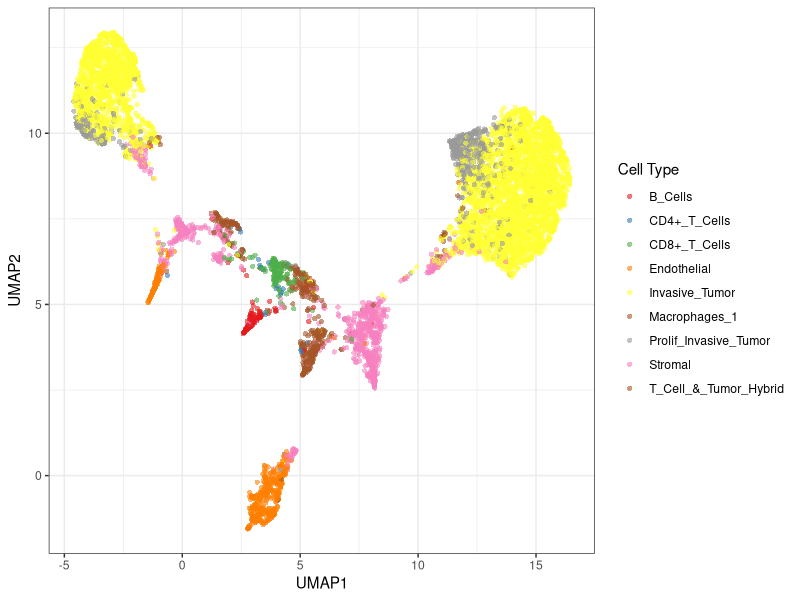
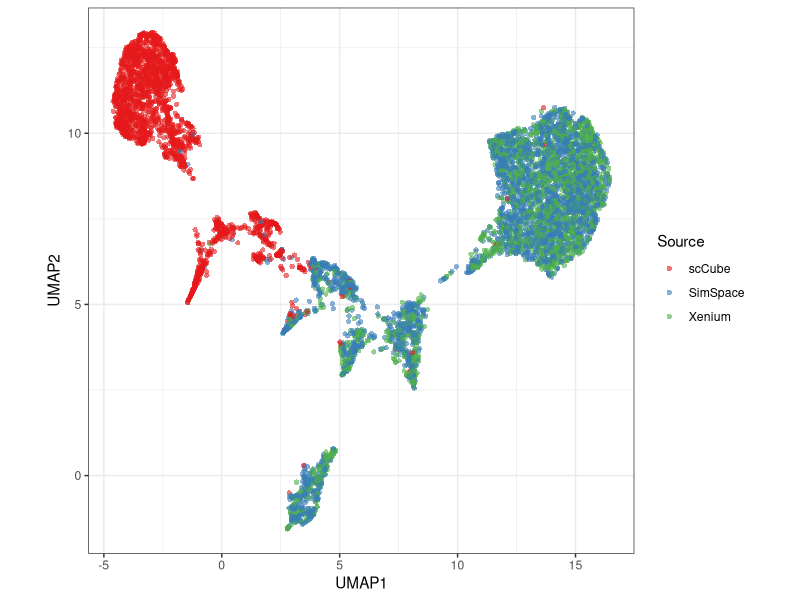

The R script that drew these images, in order:
library(ggplot2)

combined_location <- read.table(
  '../../fig_data/clustering/SEDR_umap_embedding.csv',
  header = TRUE, 
  sep = ',',
  row.names = 1)
set.seed(0)
combined_location <- combined_location[sample(nrow(combined_location), nrow(combined_location)),]


ggplot(data = combined_location) + 
  geom_point(aes(x = UMAP1, y = UMAP2, color = Cluster), size=1.8, alpha = 0.6, stroke = 0) + 
  scale_color_manual(values = c("#E41A1C", "#377EB8", "#4DAF4A", "#FF7F00", "#FFFF33", 
                                "#A65628", "#999999", "#F781BF", "#A65628"),
                     name = "Cell Type") +
  theme_bw() + 
  theme(aspect.ratio = 1)

ggplot(data = combined_location) + 
  geom_point(aes(x = UMAP1, y = UMAP2, color = Dataset), size=1.8, alpha = 0.6, stroke = 0) + 
  scale_color_manual(values = c("#E41A1C", "#377EB8", "#4DAF4A"),
                     name = "Source") +
  theme_bw() + 
  theme(aspect.ratio = 1)
